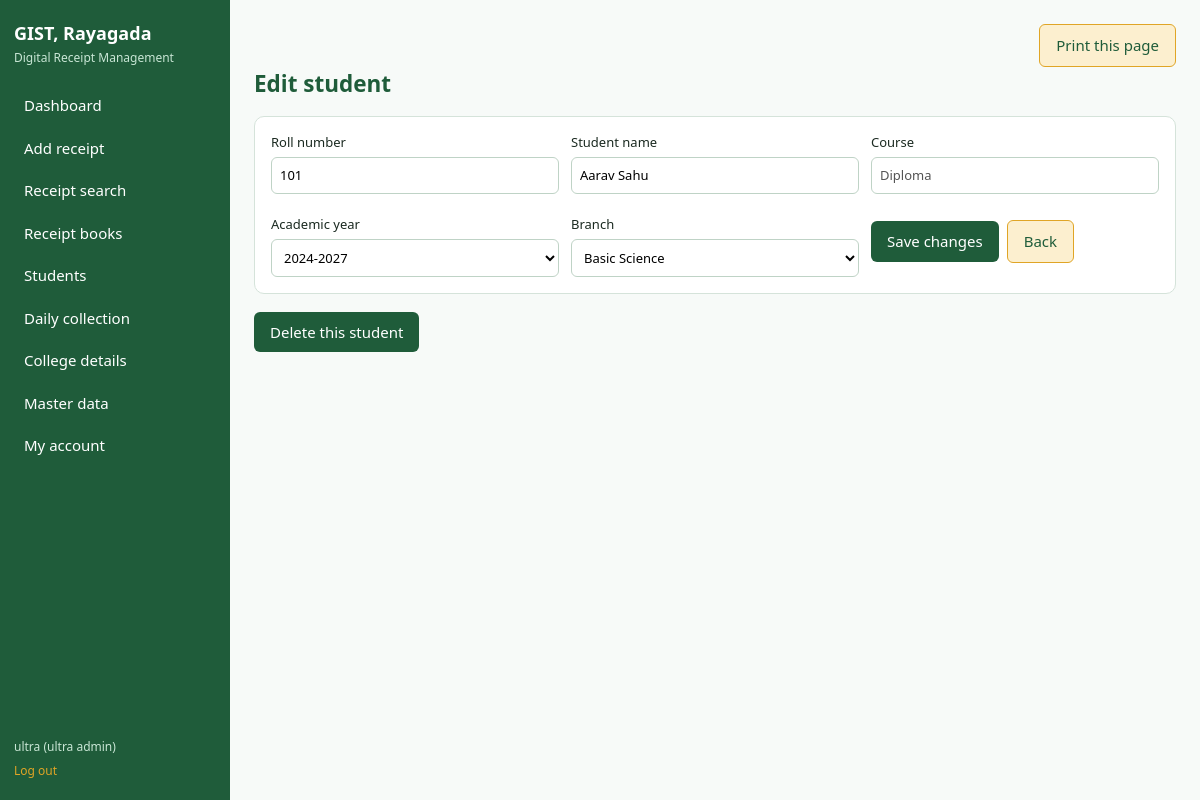
The page /students/1/edit (signed in) on the database its author committed.
### tables this page shows
CREATE TABLE settings(key TEXT PRIMARY KEY, value TEXT);

CREATE TABLE students(id INTEGER PRIMARY KEY, roll_no TEXT UNIQUE NOT NULL, name TEXT NOT NULL, course TEXT, branch TEXT, acad_session TEXT);

### app.py (the view, shortened to what this page needs)
@app.route("/students/<int:sid>/edit", methods=["GET", "POST"])
@access("superadmin")
def student_edit(sid):
    c = db()
    s = c.execute("SELECT * FROM students WHERE id=?", (sid,)).fetchone() or abort(404)
    course = c.execute("SELECT * FROM courses WHERE name=?", (s["course"],)).fetchone()
    cid = course["id"] if course else 0
    years = [r["label"] for r in c.execute("SELECT label FROM acad_years WHERE course_id=? ORDER BY label DESC", (cid,))]
    branches = [r["name"] for r in c.execute("SELECT name FROM branches WHERE course_id=? ORDER BY name", (cid,))]
    return render_template("student_edit.html", s=s, years=years, branches=branches, back=group_url(s))

### app.py (called while the page is built)
def db():
    if "db" not in g:
        g.db = sqlite3.connect(DB)
        g.db.row_factory = sqlite3.Row
        g.db.execute("PRAGMA foreign_keys=ON")
    return g.db

def access(*roles):
    def deco(f):
        @wraps(f)
        def wrapper(*a, **k):
            if "uid" not in session:
                return redirect(url_for("login"))
            if roles and session["role"] != "superadmin" and session["role"] not in roles:
                abort(403)
            return f(*a, **k)
        return wrapper
    return deco

@app.context_processor
def inject():
    c = db()
    return dict(college={r["key"]: r["value"] for r in c.execute("SELECT * FROM settings")},
                qrs=c.execute("SELECT * FROM qr_codes ORDER BY id").fetchall())

def group_url(s):
    r = db().execute("SELECT c.id AS cid, y.id AS yid, b.id AS bid FROM courses c "
                     "JOIN acad_years y ON y.course_id=c.id AND y.label=? "
                     "JOIN branches b ON b.course_id=c.id AND b.name=? WHERE c.name=?",
                     (s["acad_session"], s["branch"], s["course"])).fetchone()
    return url_for("st_list", **dict(r)) if r else url_for("students")

### templates/student_edit.html
{% extends "base.html" %}{% block title %}Edit student{% endblock %}{% block body %}<h2>Edit student</h2>
<form method="post" class="panel grid">
<label>Roll number<input name="roll_no" value="{{ s.roll_no }}" required></label>
<label>Student name<input name="name" value="{{ s.name }}" required></label>
<label>Course<input value="{{ s.course }}" disabled></label>
<label>Academic year<select name="acad_session">{% for y in years %}<option {{ 'selected' if y == s.acad_session }}>{{ y }}</option>{% endfor %}</select></label>
<label>Branch<select name="branch">{% for b in branches %}<option {{ 'selected' if b == s.branch }}>{{ b }}</option>{% endfor %}</select></label>
<div class="bar"><button>Save changes</button><a class="btn alt" href="{{ back }}">Back</a></div></form>
<form method="post" action="{{ url_for('student_delete', sid=s.id) }}" onsubmit="return confirm('Delete this student permanently?')"><button class="danger">Delete this student</button></form>{% endblock %}

### templates/base.html (shortened to what this page needs)
<!doctype html><html lang="en"><head><meta charset="utf-8"><meta name="viewport" content="width=device-width,initial-scale=1">
<title>{% block title %}Dashboard{% endblock %} | Receipts</title><link rel="stylesheet" href="{{ url_for('static', filename='style.css') }}">
</head><body>
{% if session.uid %}
<aside class="side"><h1>{{ college.get('name') or 'GIST, Rayagada' }}</h1><p>Digital Receipt Management</p>
<nav>
<a href="{{ url_for('dashboard') }}">Dashboard</a>
{% if session.role != 'principal' %}<a href="{{ url_for('receipt_save') }}">Add receipt</a>{% endif %}
<a href="{{ url_for('search') }}">Receipt search</a>
{% if has('admin','accountant') %}<a href="{{ url_for('books') }}">Receipt books</a>{% endif %}
{% if session.role != 'principal' %}<a href="{{ url_for('students') }}">Students</a>{% endif %}
<a href="{{ url_for('daily') }}">Daily collection</a>
{% if has('admin') %}<a href="{{ url_for('college_page') }}">College details</a>{% endif %}
{% if has() %}<a href="{{ url_for('master') }}">Master data</a>{% endif %}
<a href="{{ url_for('account') }}">My account</a>
</nav><div class="who">{{ session.user }} ({{ 'ultra admin' if session.role == 'superadmin' else session.role }})<a href="{{ url_for('logout') }}">Log out</a></div></aside>
{% endif %}
<main>
{% block ph %}{% if session.uid %}
<div class="noprint" style="text-align:right"><button class="btn alt" onclick="window.print()">Print this page</button></div>{% endif %}{% endblock %}
{% block body %}{% endblock %}
</main><script src="{{ url_for('static', filename='app.js') }}"></script></body></html>

### static/style.css (style rules this page uses)
:root { --forest:#1F5C3A;--forest-d:#174a2e;--mint:#E4F3EA;--mint-d:#C9E6D5;--amber-l:#FCEFCF;--amber:#E0A526;--bg:#F7FAF8;--ink:#1B2A21;--red:#B3402F;--line:#D5E3DA }
* { box-sizing:border-box }
body { margin:0;display:flex;min-height:100vh;background:var(--bg);color:var(--ink);font:15px/1.5 "Segoe UI",system-ui,sans-serif }
.side { width:230px;background:var(--forest);color:#fff;padding:20px 14px;display:flex;flex-direction:column;flex-shrink:0 }
.side h1 { font-size:18px;margin:0 }
.side p { margin:2px 0 18px;font-size:12px;color:var(--mint-d) }
.side nav { display:flex;flex-direction:column;gap:2px;flex:1 }
.side a { color:#fff;text-decoration:none;padding:9px 10px;border-radius:6px }
.who { font-size:12px;color:var(--mint-d) }
.who a { display:block;padding:6px 0 0;color:var(--amber) }
main { flex:1;padding:24px;max-width:1100px;min-width:0 }
h2 { margin:0 0 16px;color:var(--forest) }
.panel { background:#fff;border:1px solid var(--line);border-radius:10px;padding:16px;margin-bottom:18px }
.grid { display:grid;grid-template-columns:repeat(auto-fit,minmax(220px,1fr));gap:12px;align-items:end }
label { display:flex;flex-direction:column;font-size:13px;gap:4px }
input,select,textarea { padding:8px;border:1px solid #BFD3C6;border-radius:6px;font:inherit;background:#fff }
button,.btn { background:var(--forest);color:#fff;border:0;border-radius:6px;padding:9px 16px;font:inherit;cursor:pointer;text-decoration:none;display:inline-block }
.btn.alt { background:var(--amber-l);color:var(--forest);border:1px solid var(--amber) }
.bar { display:flex;gap:8px;margin:14px 0;flex-wrap:wrap;align-items:center }

### rows shown on the page
settings: value "GIST, Rayagada"
students: roll_no "101", name "Aarav Sahu", course "Diploma"

### other values the page prints
{{ session.user }} "ultra"
{{ 'ultra admin' if session.role == 'superadmin' else session.role }} "ultra admin"
form field acad_session "2024-2027"
form field branch "Basic Science"
